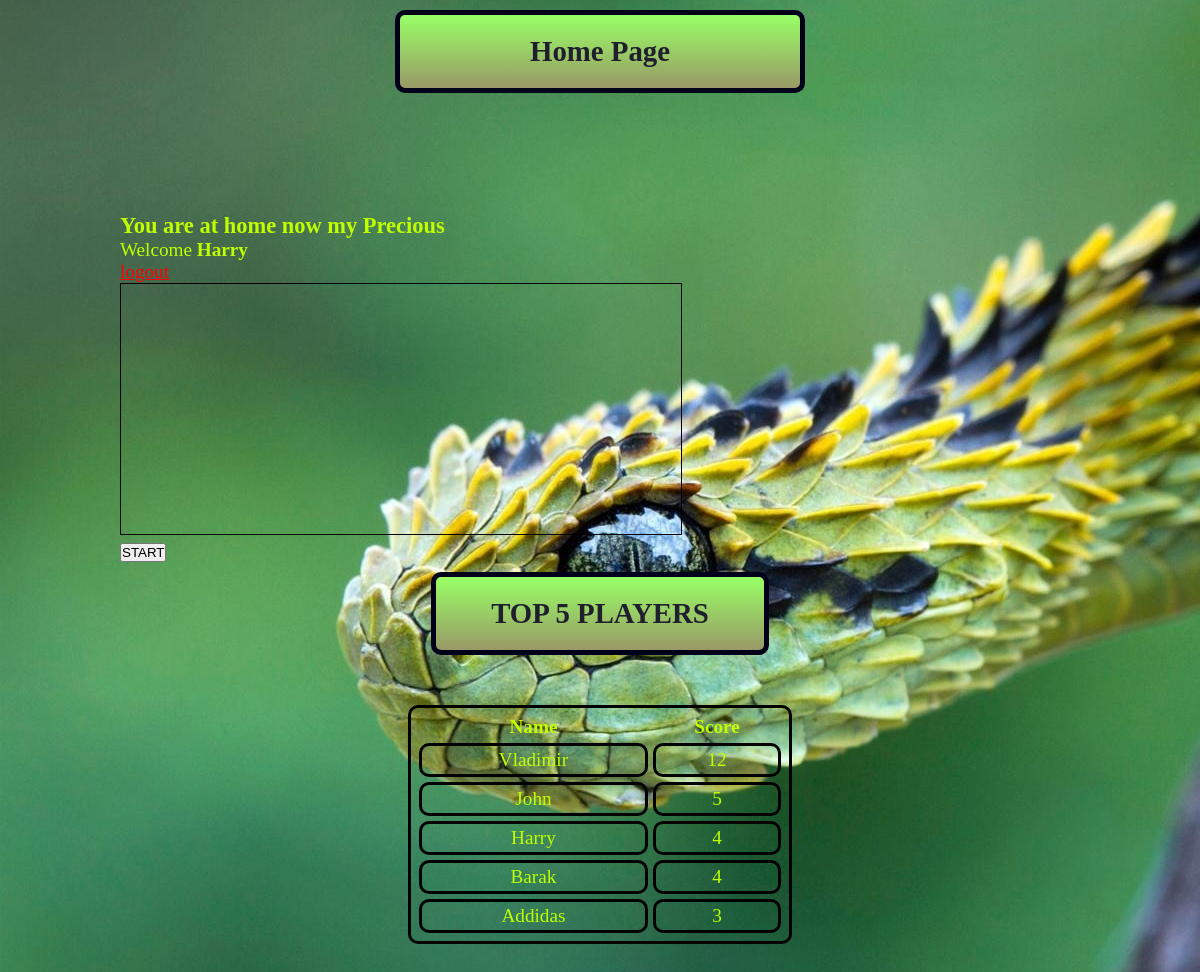
The page /index.php (signed in) on the database its author committed.
### tables this page shows
CREATE TABLE `players` (
  `id` int(11) NOT NULL,
  `name` varchar(50) NOT NULL,
  `password` varchar(50) NOT NULL,
  `score` float NOT NULL DEFAULT '0',
  `created` datetime NOT NULL DEFAULT CURRENT_TIMESTAMP,
  `modified` datetime NOT NULL DEFAULT CURRENT_TIMESTAMP ON UPDATE CURRENT_TIMESTAMP
);

### index.php (the view, shortened to what this page needs)
<!DOCTYPE html>
<html>
<head>
	<link rel="stylesheet" type="text/css" href="style.css">
</head>
<body>
	<div class="header">
		<h2>Home Page</h2>
	</div>
	<div class="content">
			<?php if (isset($_SESSION['success'])) : ?>
				<div class="error success" >
					<h3>
					  <?php
						echo $_SESSION['success'];
					  ?>
					</h3>
				</div>
			<?php endif ?>
			<?php  if (isset($_SESSION['username'])) : ?>
				<p>Welcome <strong><?php echo $_SESSION['username']; ?></strong></p>
				<p> <a href="index.php?logout='1'" style="color: red;">logout</a> </p>
			<?php endif ?>
				<div class="center">
					<canvas id="canvas" width="560" height="250" style="border:1px solid #000000;"></canvas>
						<br>
					<button id="btn" onclick="myScroll()"> START </button>
				</div>
		<div class="header">
				<h2> TOP 5 PLAYERS </h2>
		</div>
			<form>
				<table style="width:40%" >
					<th>
						Name
					</th>
					<th>
						Score
					</th>
				<?php
				 include_once 'dbconn.php';
					$sql="SELECT name, score FROM `players` ORDER BY score DESC LIMIT 5;";
					$records=mysqli_query($connect,$sql);
					$recordsCheck = mysqli_num_rows($records);
					if ($recordsCheck > 0)
						{
							while($row = mysqli_fetch_assoc($records)){
							echo "<tr>";
							echo "<td>".$row['name']."</td>";
							echo "<td>".$row['score']."<br>"."</td>";
							echo "</tr>";
						}
					}
				?>
			  </table>
			</form>
	</div>
</body>
</html>

### style.css (style rules this page uses)
* { margin: 0px; padding: 0px; }
body { font-size: 120%; width: 100%; background-image: url('img/snake.jpg'); }
.header { width: 30%; margin:10px auto; color: #1f1f2e; background: linear-gradient(to bottom, #99ff66 0%, #999966 100%); text-align: center; border: 5px solid #00001a; border-radius: 10px; padding: 20px; }
table, td, tr { border: 3px solid black; padding: 3px; text-align: center; border-radius: 10px; }
table { border-spacing: 5px; background-color: #transparent; margin:50px auto; }
.content { margin: 10%; color: #bfff00; }

### rows shown on the page
players: name "Vladimir", score "12"
players: name "John", score "5"
players: name "Harry", score "4"
players: name "Barak", score "4"
players: name "Addidas", score "3"

### other values the page prints
$_SESSION['success'] "You are at home now my Precious"
$_SESSION['username'] "Harry"
